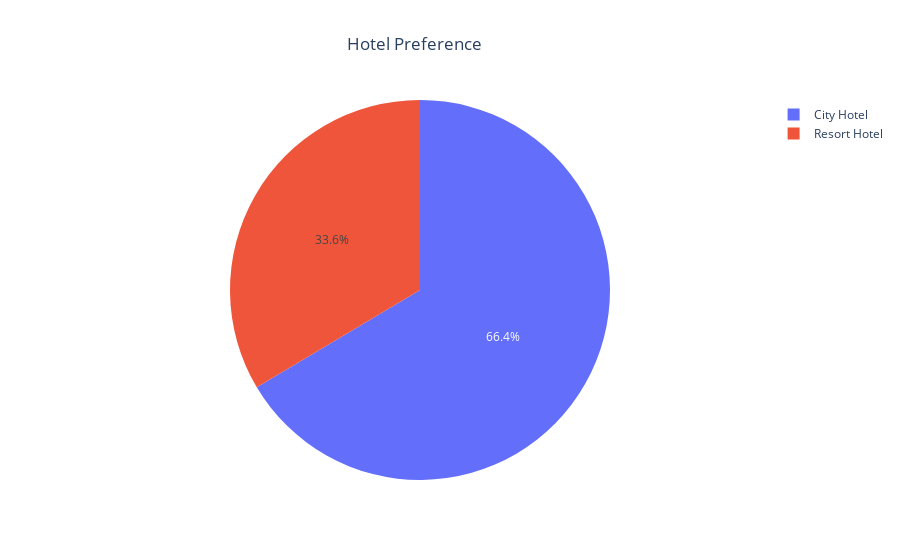

This figure's notebook cell:
### Markdown cell above
Data visualization

### Code cell
G1 = df["hotel"].value_counts().reset_index()
G1 = pd.DataFrame(G1)
fig = px.pie(G1,names="hotel",values="count",title="Hotel Preference")
fig.update_layout(title_x = 0.46)
fig.show()

### Figure 1 — Plotly figure (JSON) as saved in the notebook; plotly's stock layout.template omitted (floating-point values rounded to 4 significant figures)
{"data": [{"domain": {"x": [0, 1], "y": [0, 1]}, "hovertemplate": "hotel=%{label}<br>count=%{value}<extra></extra>", "labels": ["City Hotel", "Resort Hotel"], "legendgroup": "", "name": "", "showlegend": true, "type": "pie", "values": [79330, 40060]}], "layout": {"legend": {"tracegroupgap": 0}, "title": {"text": "Hotel Preference", "x": 0.46}}}
